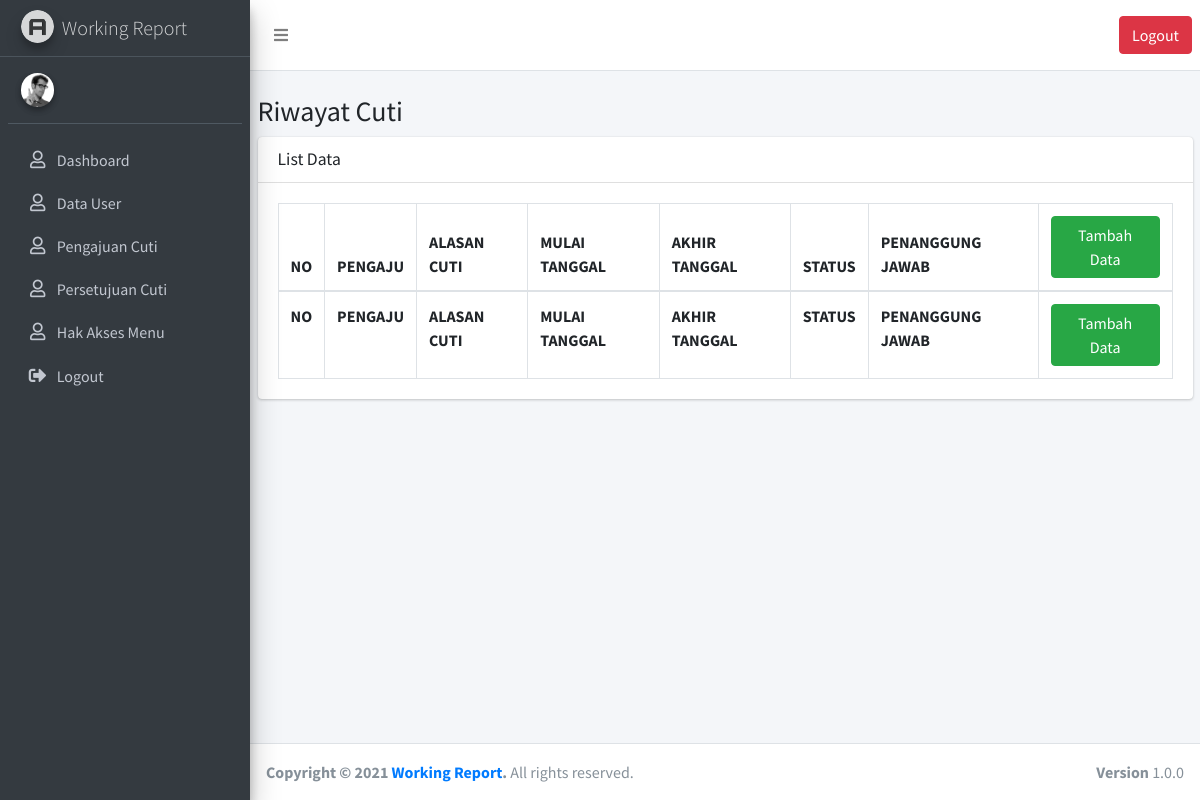
The page /index.php/cuti on the database as committed earlier.
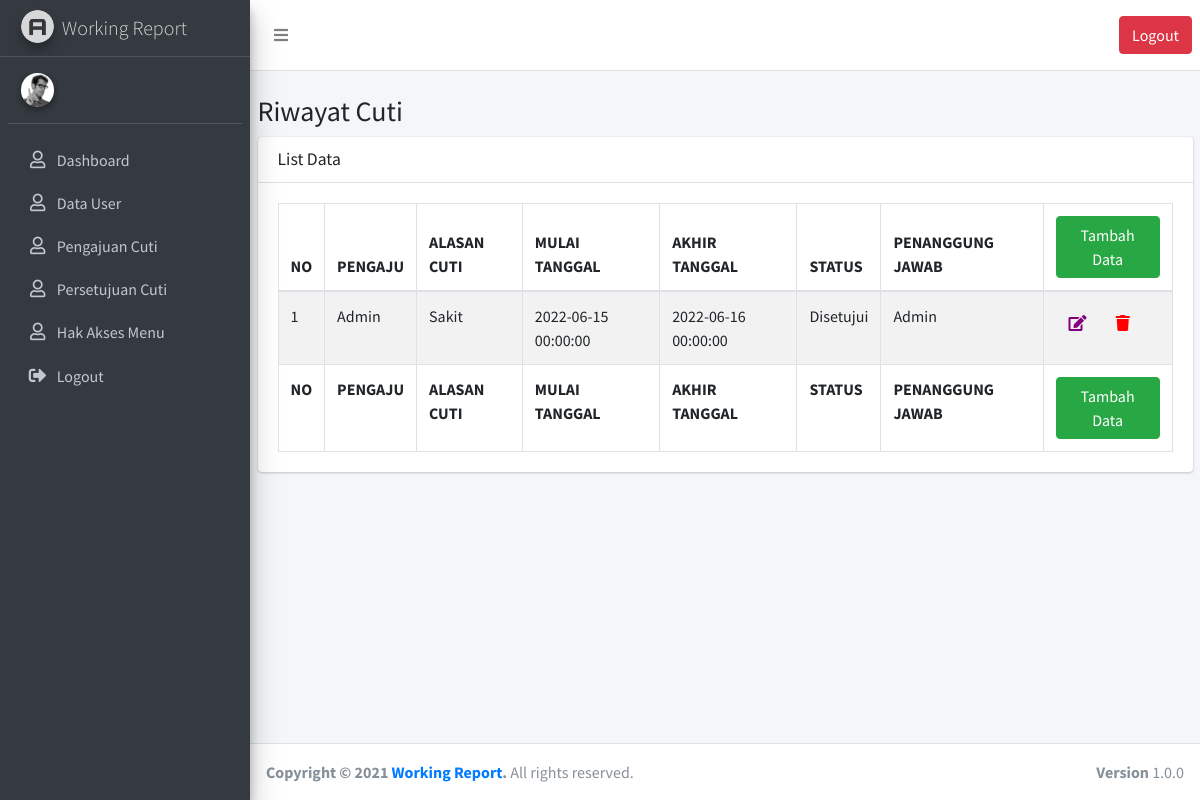
The same page on the database as committed later.
### tables this page shows
CREATE TABLE `leave` (
  `id` int(11) NOT NULL,
  `user_id` int(11) DEFAULT NULL,
  `reason` text DEFAULT NULL,
  `jenis_cuti_id` int(11) DEFAULT NULL,
  `start_date` datetime DEFAULT NULL,
  `end_date` datetime DEFAULT NULL,
  `status` int(11) DEFAULT NULL,
  `responsible` int(11) DEFAULT NULL,
  `created_date` datetime DEFAULT NULL
);

CREATE TABLE `personal_data` (
  `id` int(11) NOT NULL,
  `user_id` int(11) DEFAULT NULL,
  `nik` varchar(20) DEFAULT NULL,
  `name` varchar(50) DEFAULT NULL,
  `birth_place` varchar(50) DEFAULT NULL,
  `birth_date` datetime DEFAULT NULL,
  `address` text DEFAULT NULL,
  `married_date` datetime DEFAULT NULL
);

### application/controllers/Cuti.php (called while the page is built, shortened)
<?php
class Cuti extends CI_Controller
{
    function __construct(){
		$this->load->model('M_cuti');
		$this->load->model('M_user');
		$this->load->library('form_validation');
	}
    public function index()
    {
		$data['listcuti'] = $this->M_cuti->getAll();
        $data['content'] = 'cuti/v_cuti';
        $this->load->view('v_template',$data);
    }
}

### index.php (called while the page is built, shortened)
<?php
require_once BASEPATH.'core/CodeIgniter.php';

### application/models/M_cuti.php (called while the page is built, shortened)
<?php
	class M_cuti extends CI_Model {
        private $_table = 'leave';
        private $_table3 = 'personal_data';
        public function getAll(){
            $this->db->select('leave.*, b.name, c.name pengaju');
            $this->db->from($this->_table);
            $this->db->join($this->_table3. " b", 'b.user_id = leave.user_id');
            $this->db->join($this->_table3. " c", 'c.user_id = leave.user_id');
            $query = $this->db->get();
            return $query;
        }
	}
?>

### application/views/cuti/v_cuti.php (the view, shortened to what this page needs)
<div class="col-sm-12">
    <div class="thumbnail">
        <div class="caption">
            <h3>
                Riwayat Cuti
            </h3>
        </div>
        <div class="card">
            <div class="card-header">
                <h3 class="card-title">List Data</h3>
            </div>
            <div class="card-body">
                <table id="example1" class="table table-bordered table-striped">
                    <thead>
                        <tr>
                            <th>NO</th>
                            <th>PENGAJU</th>
                            <th>ALASAN CUTI</th>
                            <th>MULAI TANGGAL</th>
                            <th>AKHIR TANGGAL</th>
                            <th>STATUS</th>
                            <th>PENANGGUNG JAWAB</th>
                            <th>
                                <a href="<?= base_url(); ?>cuti/form"class="btn btn-success">
                                    Tambah Data
                                </a>
                            </th>
                        </tr>
                    </thead>
                    <tbody>
                        <?php
                            $no = 1;
                            foreach($listcuti->result() as $rowcuti){
                        ?>
                            <tr>
                                <td><?=$no?></td>
                                <td><?=$rowcuti->pengaju;?></td>
                                <td><?=$rowcuti->reason;?></td>
                                <td><?=$rowcuti->start_date;?></td>
                                <td><?=$rowcuti->end_date;?></td>
                                <td><?php
                                if($rowcuti->status == "1" ){
                                    echo "Menunggu Persetujuan";
                                }elseif($rowcuti->status == "2" ){
                                    echo "Disetujui";
                                }else{
                                    echo "Ditolak";
                                }
                                ?></td>
                                <td><?=$rowcuti->name;?></td>
                                <td>
                                    <a href="<?= base_url(); ?>cuti/form/<?=$rowcuti->id?>"
                                    class="btn"
                                    >
                                    <i class="fa fa-edit" style='color: purple'></i>
                                    </a>
                                    <a href="<?= base_url(); ?>cuti/delete/<?=$rowcuti->id?>"
                                    class="btn"
                                    >
                                    <i class="fa fa-trash" style='color: red'></i>
                                    </a>
                                </td>
                            </tr>
                        <?php
                                $no++;
                            }
                        ?>
                    </tbody>
                    <tfoot>
                        <tr>
                            <th>NO</th>
                            <th>PENGAJU</th>
                            <th>ALASAN CUTI</th>
                            <th>MULAI TANGGAL</th>
                            <th>AKHIR TANGGAL</th>
                            <th>STATUS</th>
                            <th>PENANGGUNG JAWAB</th>
                            <th>
                                <a href="<?= base_url(); ?>cuti/form"class="btn btn-success">
                                    Tambah Data
                                </a>
                            </th>
                        </tr>
                    </tfoot>
                </table>
            </div>
        </div>
    </div>
</div>

### application/views/v_template.php (shortened to what this page needs)
<!DOCTYPE html>
<html lang="en">
  <head>
    <link rel="stylesheet" href="<?=base_url('assets');?>/vendor/css/style.css">
    <link rel="stylesheet" href="<?=base_url('assets');?>/vendor/AdminLTE-3.0.5/plugins/fontawesome-free/css/all.min.css">
    <link rel="stylesheet" href="https://code.ionicframework.com/ionicons/2.0.1/css/ionicons.min.css">
    <link rel="stylesheet" href="<?=base_url('assets');?>/vendor/AdminLTE-3.0.5/plugins/daterangepicker/daterangepicker.css">
    <link rel="stylesheet" href="<?=base_url('assets');?>/vendor/AdminLTE-3.0.5/plugins/icheck-bootstrap/icheck-bootstrap.min.css">
    <link rel="stylesheet" href="<?=base_url('assets');?>/vendor/AdminLTE-3.0.5/plugins/tempusdominus-bootstrap-4/css/tempusdominus-bootstrap-4.min.css">
    <link rel="stylesheet" href="<?=base_url('assets');?>/vendor/AdminLTE-3.0.5/plugins/select2/css/select2.min.css">
    <link rel="stylesheet" href="<?=base_url('assets');?>/vendor/AdminLTE-3.0.5/plugins/select2-bootstrap4-theme/select2-bootstrap4.min.css">
    <link rel="stylesheet" href="<?=base_url('assets');?>/vendor/AdminLTE-3.0.5/plugins/bootstrap4-duallistbox/bootstrap-duallistbox.min.css">
    <link rel="stylesheet" href="<?=base_url('assets');?>/vendor/AdminLTE-3.0.5/plugins/overlayScrollbars/css/OverlayScrollbars.min.css">
    <link rel="stylesheet" href="https://code.ionicframework.com/ionicons/2.0.1/css/ionicons.min.css">
    <link rel="stylesheet" href="<?=base_url('assets');?>/vendor/AdminLTE-3.0.5/plugins/datatables-bs4/css/dataTables.bootstrap4.min.css">
    <link rel="stylesheet" href="<?=base_url('assets');?>/vendor/AdminLTE-3.0.5/plugins/datatables-responsive/css/responsive.bootstrap4.min.css">
    <link rel="stylesheet" href="<?=base_url('assets');?>/vendor/AdminLTE-3.0.5/dist/css/adminlte.min.css">
  </head>
  <body class="hold-transition sidebar-mini layout-fixed layout-navbar-fixed layout-footer-fixed">
    <div class="wrapper">
      <nav class="main-header navbar navbar-expand navbar-white navbar-light ">
        <ul class="navbar-nav mr-auto">
          <li class="nav-item">
            <a class="nav-link" data-widget="pushmenu" href="#" user="button"><i class="fas fa-bars"></i></a>
          </li>
        </ul>
        <span class="navbar-text">
          <a class="btn btn-danger text-white" href="<?=base_url();?>auth/logout" user="button">Logout</a>
        </span>
      </nav>
      <aside class="main-sidebar sidebar-dark-primary elevation-4">
        <a href="<?=base_url();?>/dashboard" class="brand-link">
          <img src="<?=base_url('assets');?>/vendor/AdminLTE-3.0.5/dist/img/AdminLTELogo.png" alt="AdminLTE Logo" class="brand-image img-circle elevation-3"
              style="opacity: .8">
          <span class="brand-text font-weight-light">Working Report</span>
        </a>
        <div class="sidebar">
          <div class="user-panel mt-3 pb-3 mb-3 d-flex">
            <div class="image">
              <img src="<?=base_url('assets');?>/vendor/AdminLTE-3.0.5/dist/img/user2-160x160.jpg" class="img-circle elevation-2" alt="User Image">
            </div>
            <div class="info">
            </div>
          </div>
          <nav class="mt-2">
            <ul class="nav nav-pills nav-sidebar flex-column" data-widget="treeview" user="menu" data-accordion="false">
              <li class="nav-item">
                <a href="<?=base_url();?>dashboard" class="nav-link">
                  <i class="nav-icon far fa-user"></i>
                  <p>
                    Dashboard
                  </p>
                </a>
              </li>
                <li class="nav-item">
                  <a href="<?=base_url();?>user" class="nav-link">
                    <i class="nav-icon far fa-user"></i>
                    <p>
                      Data User
                    </p>
                  </a>
                </li>
                <li class="nav-item">
                  <a href="<?=base_url();?>cuti" class="nav-link">
                    <i class="nav-icon far fa-user"></i>
                    <p>
                      Pengajuan Cuti
                    </p>
                  </a>
                </li>
                <li class="nav-item">
                  <a href="<?=base_url();?>cuti/approval/" class="nav-link">
                    <i class="nav-icon far fa-user"></i>
                    <p>
                      Persetujuan Cuti
                    </p>
                  </a>
                </li>
                <li class="nav-item">
                  <a href="<?=base_url();?>role" class="nav-link">
                    <i class="nav-icon far fa-user"></i>
                    <p>
                      Hak Akses Menu
                    </p>
                  </a>
                </li>
              <li class="nav-item">
                <a href="<?=base_url();?>auth/logout" class="nav-link">
                  <i class="nav-icon fas fa-sign-out-alt"></i>
                  <p>
                    Logout
                  </p>
                </a>
              </li>
            </ul>
          </nav>
        </div>
      </aside>
      <div class="content-wrapper">
        <div class="content-header">
        </div>
        <?php
            $this->load->view($content)
          ?>
      </div>
      <footer class="main-footer">
        <strong>Copyright &copy; 2021 <a href="http://adminlte.io">Working Report</a>.</strong>
        All rights reserved.
        <div class="float-right d-none d-sm-inline-block">
          <b>Version</b> 1.0.0
        </div>
      </footer>
    </div>
  </body>
</html>

Rows that differ between the two databases and show on the page:
added leave: personal_data.name "Admin", reason "Sakit", start_date "2022-06-15 00:00:00", end_date "2022-06-16 00:00:00", status "Disetujui"
